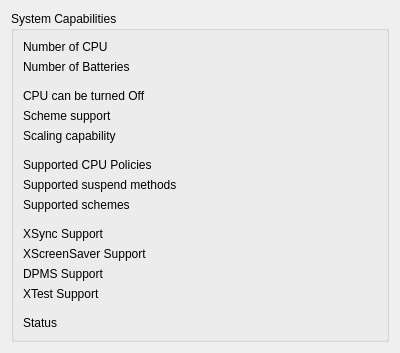
<ui version="4.0" >
 <class>capabilitiesPage</class>
 <widget class="QWidget" name="capabilitiesPage" >
  <property name="geometry" >
   <rect>
    <x>0</x>
    <y>0</y>
    <width>400</width>
    <height>324</height>
   </rect>
  </property>
  <property name="windowTitle" >
   <string/>
  </property>
  <layout class="QVBoxLayout" name="verticalLayout" >
   <item>
    <widget class="QGroupBox" name="groupBox_5" >
     <property name="title" >
      <string>System Capabilities</string>
     </property>
     <layout class="QFormLayout" name="formLayout_7" >
      <property name="fieldGrowthPolicy" >
       <enum>QFormLayout::AllNonFixedFieldsGrow</enum>
      </property>
      <property name="horizontalSpacing" >
       <number>10</number>
      </property>
      <item row="0" column="0" >
       <widget class="QLabel" name="label_10" >
        <property name="text" >
         <string>Number of CPU</string>
        </property>
       </widget>
      </item>
      <item row="0" column="1" >
       <widget class="QLabel" name="cpuNumber" >
        <property name="text" >
         <string/>
        </property>
       </widget>
      </item>
      <item row="1" column="0" >
       <widget class="QLabel" name="label_11" >
        <property name="text" >
         <string>Number of Batteries</string>
        </property>
       </widget>
      </item>
      <item row="1" column="1" >
       <widget class="QLabel" name="batteriesNumber" >
        <property name="text" >
         <string/>
        </property>
       </widget>
      </item>
      <item row="2" column="0" >
       <widget class="Line" name="line_2" >
        <property name="orientation" >
         <enum>Qt::Horizontal</enum>
        </property>
       </widget>
      </item>
      <item row="3" column="0" >
       <widget class="QLabel" name="label_14" >
        <property name="text" >
         <string>CPU can be turned Off</string>
        </property>
       </widget>
      </item>
      <item row="3" column="1" >
       <widget class="QLabel" name="isCPUOffSupported" >
        <property name="text" >
         <string/>
        </property>
       </widget>
      </item>
      <item row="4" column="0" >
       <widget class="QLabel" name="label_13" >
        <property name="text" >
         <string>Scheme support</string>
        </property>
       </widget>
      </item>
      <item row="4" column="1" >
       <widget class="QLabel" name="isSchemeSupported" >
        <property name="text" >
         <string/>
        </property>
       </widget>
      </item>
      <item row="5" column="0" >
       <widget class="QLabel" name="label_15" >
        <property name="text" >
         <string>Scaling capability</string>
        </property>
       </widget>
      </item>
      <item row="5" column="1" >
       <widget class="QLabel" name="isScalingSupported" >
        <property name="text" >
         <string/>
        </property>
       </widget>
      </item>
      <item row="6" column="0" >
       <widget class="Line" name="line_3" >
        <property name="orientation" >
         <enum>Qt::Horizontal</enum>
        </property>
       </widget>
      </item>
      <item row="7" column="0" >
       <widget class="QLabel" name="label_16" >
        <property name="text" >
         <string>Supported CPU Policies</string>
        </property>
       </widget>
      </item>
      <item row="7" column="1" >
       <widget class="QLabel" name="supportedPolicies" >
        <property name="text" >
         <string/>
        </property>
        <property name="scaledContents" >
         <bool>true</bool>
        </property>
        <property name="wordWrap" >
         <bool>true</bool>
        </property>
       </widget>
      </item>
      <item row="8" column="0" >
       <widget class="QLabel" name="label_17" >
        <property name="text" >
         <string>Supported suspend methods</string>
        </property>
       </widget>
      </item>
      <item row="8" column="1" >
       <widget class="QLabel" name="supportedMethods" >
        <property name="text" >
         <string/>
        </property>
        <property name="scaledContents" >
         <bool>true</bool>
        </property>
        <property name="wordWrap" >
         <bool>true</bool>
        </property>
       </widget>
      </item>
      <item row="9" column="0" >
       <widget class="QLabel" name="label_18" >
        <property name="text" >
         <string>Supported schemes</string>
        </property>
       </widget>
      </item>
      <item row="9" column="1" >
       <widget class="QLabel" name="supportedSchemes" >
        <property name="text" >
         <string/>
        </property>
       </widget>
      </item>
      <item row="10" column="0" >
       <widget class="Line" name="line" >
        <property name="orientation" >
         <enum>Qt::Horizontal</enum>
        </property>
       </widget>
      </item>
      <item row="11" column="0" >
       <widget class="QLabel" name="label" >
        <property name="toolTip" >
         <string>Support for the XSync extension</string>
        </property>
        <property name="whatsThis" >
         <string>XSync is a protocol that allows high efficiency query of the system. If it is available, PowerDevil will be much more reliable and efficient</string>
        </property>
        <property name="text" >
         <string>XSync Support</string>
        </property>
       </widget>
      </item>
      <item row="12" column="0" >
       <widget class="QLabel" name="label_2" >
        <property name="toolTip" >
         <string>Support for XScreensaver</string>
        </property>
        <property name="whatsThis" >
         <string>Through XScreensaver, PowerDevil may query the system if XSync is not available. It is necessary only if your system does not support XSync. If both of them are unavailable, PowerDevil will not be able to query idle time of the system</string>
        </property>
        <property name="text" >
         <string>XScreenSaver Support</string>
        </property>
       </widget>
      </item>
      <item row="16" column="0" >
       <widget class="QLabel" name="label_3" >
        <property name="text" >
         <string>Status</string>
        </property>
       </widget>
      </item>
      <item row="15" column="0" >
       <widget class="Line" name="line_4" >
        <property name="orientation" >
         <enum>Qt::Horizontal</enum>
        </property>
       </widget>
      </item>
      <item row="11" column="1" >
       <widget class="QLabel" name="xsyncSupport" >
        <property name="text" >
         <string/>
        </property>
       </widget>
      </item>
      <item row="12" column="1" >
       <widget class="QLabel" name="xssSupport" >
        <property name="text" >
         <string/>
        </property>
       </widget>
      </item>
      <item row="16" column="1" >
       <layout class="QVBoxLayout" name="statusLayout" />
      </item>
      <item row="13" column="0" >
       <widget class="QLabel" name="label_4" >
        <property name="toolTip" >
         <string>Support for DPMS</string>
        </property>
        <property name="whatsThis" >
         <string>If this is enabled, PowerDevil will be able to configure power management for your monitor</string>
        </property>
        <property name="text" >
         <string>DPMS Support</string>
        </property>
       </widget>
      </item>
      <item row="13" column="1" >
       <widget class="QLabel" name="dpmsSupport" >
        <property name="text" >
         <string/>
        </property>
       </widget>
      </item>
      <item row="14" column="0" >
       <widget class="QLabel" name="label_5" >
        <property name="toolTip" >
         <string>Support for XTest extension</string>
        </property>
        <property name="whatsThis" >
         <string>Through XTest, PowerDevil is able to fake user activity, preventing suspension loops. If it is not available, loops might occur</string>
        </property>
        <property name="text" >
         <string>XTest Support</string>
        </property>
       </widget>
      </item>
      <item row="14" column="1" >
       <widget class="QLabel" name="xtestSupport" >
        <property name="text" >
         <string/>
        </property>
       </widget>
      </item>
     </layout>
    </widget>
   </item>
   <item>
    <spacer name="verticalSpacer_3" >
     <property name="orientation" >
      <enum>Qt::Vertical</enum>
     </property>
     <property name="sizeHint" stdset="0" >
      <size>
       <width>20</width>
       <height>74</height>
      </size>
     </property>
    </spacer>
   </item>
  </layout>
 </widget>
 <resources/>
 <connections/>
</ui>
